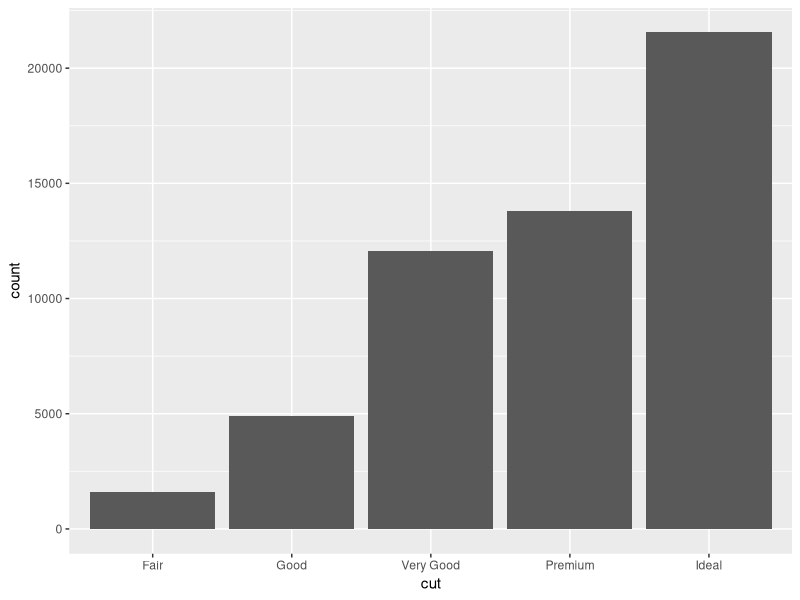
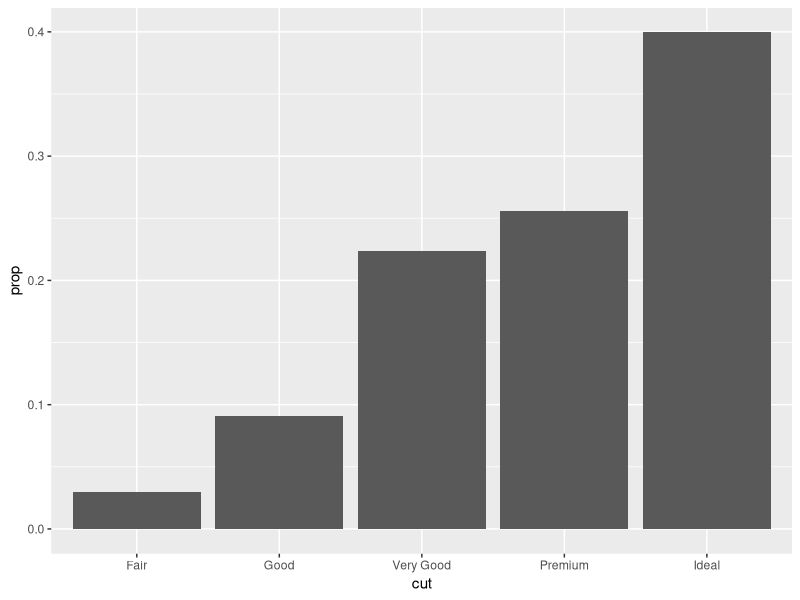
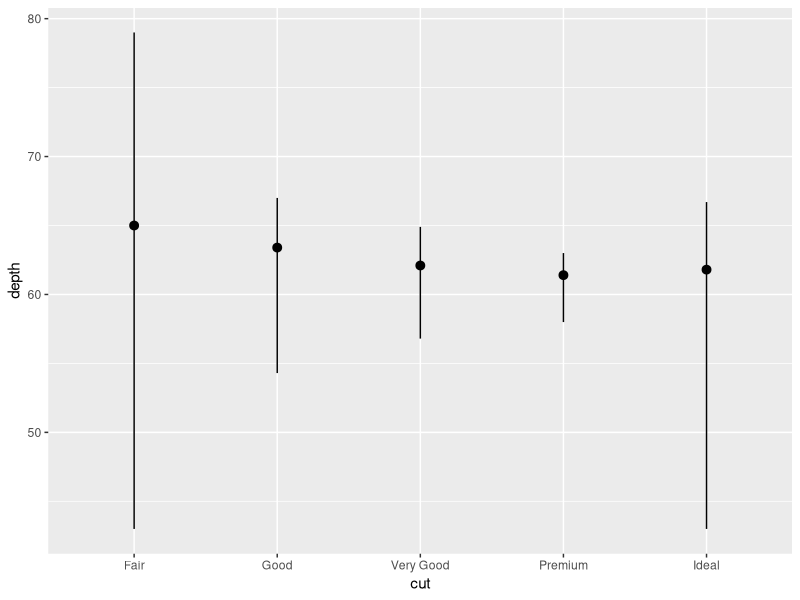
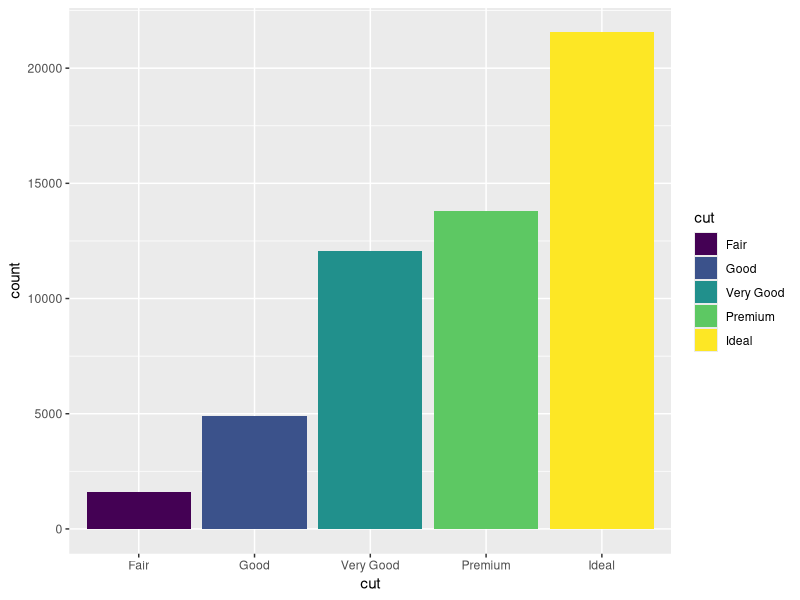
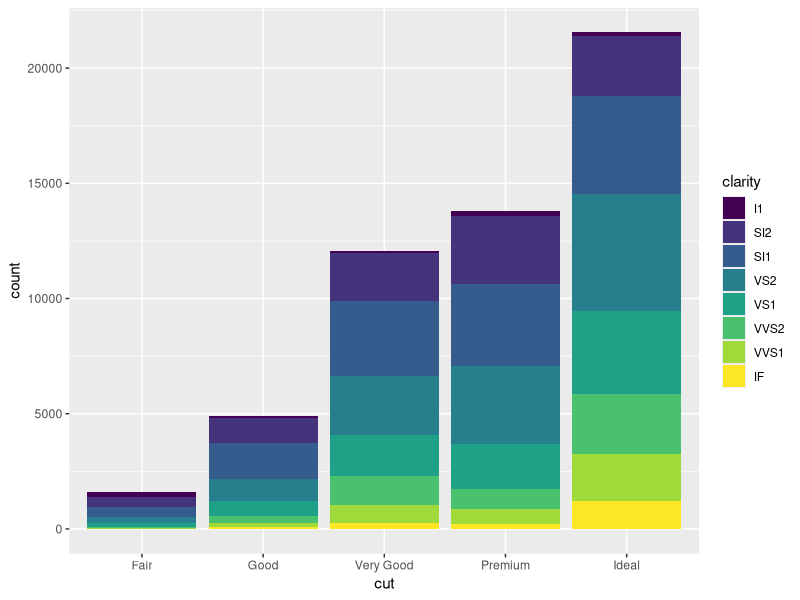
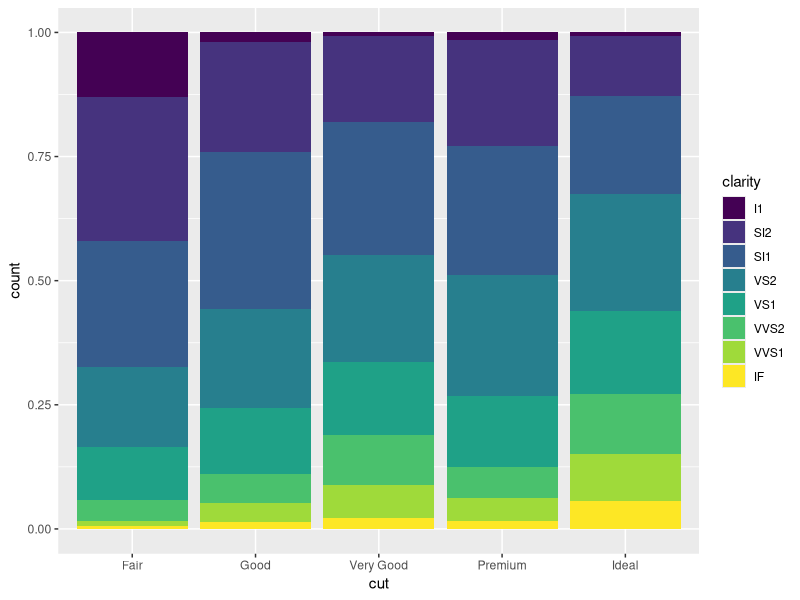
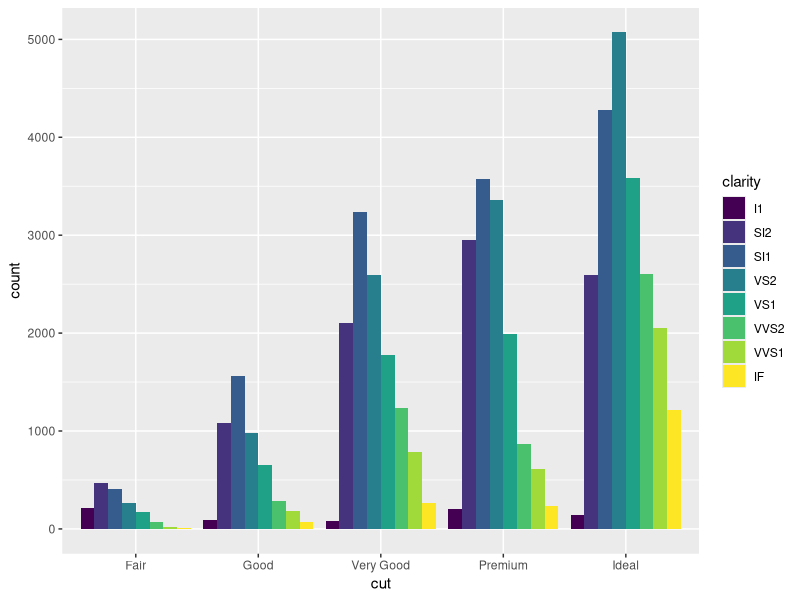

The R script that drew these images, in order:


library(tidyverse)
data = ggplot2::diamonds
head(data)

ggplot(data) + geom_bar(mapping= aes(x = cut))

#doing as a PROPortion
ggplot(data) + stat_count(mapping= aes(x = cut, y = ..prop.., group =1))
ggplot(data) + stat_summary(mapping= aes(x = cut, y = depth),fun.ymin = min, fun.ymax = max, fun.y = median)
ggplot(data) + stat_count(mapping= aes(x = cut, fill = cut))

ggplot(data) + stat_count(mapping= aes(x = cut, fill = clarity))
#to see as proportions (i.e. clarity fraction across all the typos)
ggplot(data) + stat_count(mapping= aes(x = cut, fill = clarity), position = "fill")
#to stop overlapping
ggplot(data) + stat_count(mapping= aes(x = cut, fill = clarity), position = "dodge")
